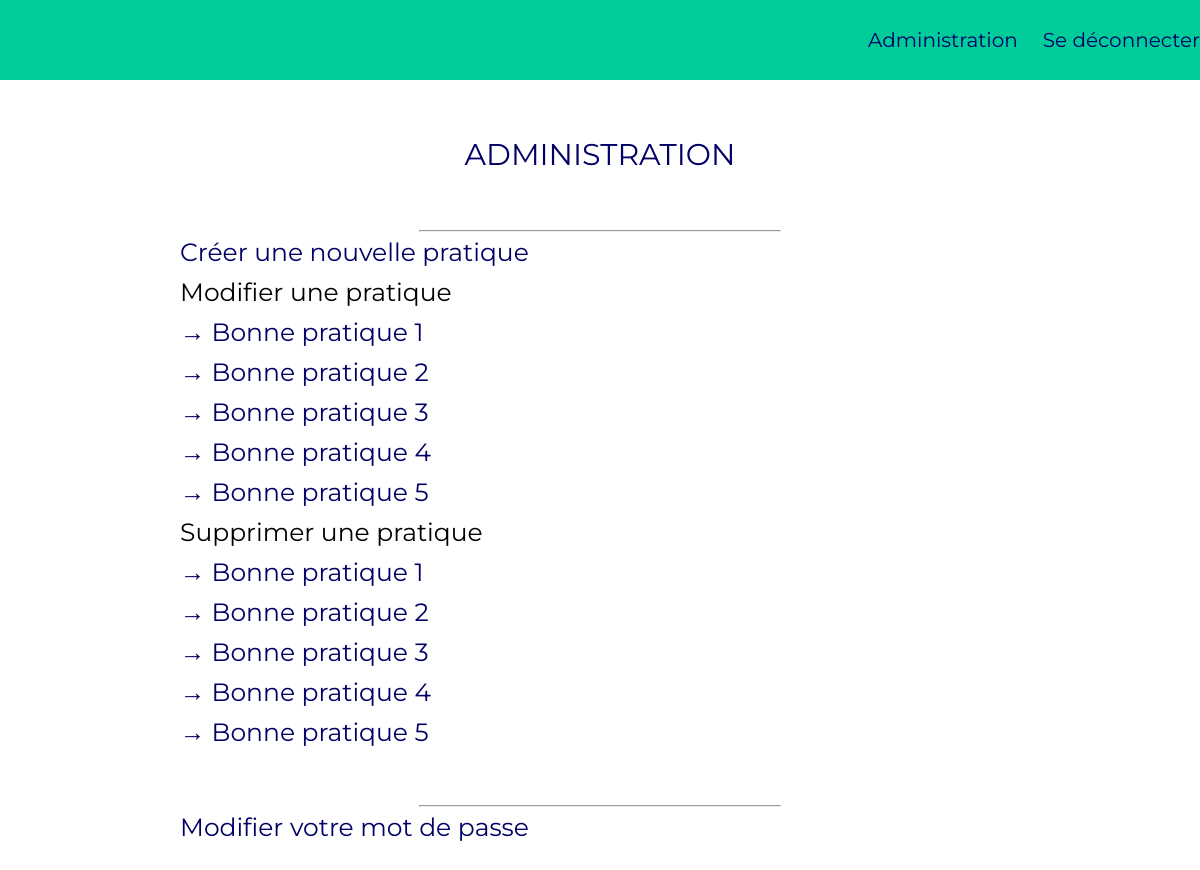
The page /index.php?controller=admin&action=index (signed in) on the database its author committed.
### tables this page shows
CREATE TABLE `article` (
  `id_article` int NOT NULL,
  `titre` varchar(100) NOT NULL,
  `description` text NOT NULL,
  `date_article` date NOT NULL,
  `id_user` int NOT NULL
);

### controllers/admin_controller.php (called while the page is built, shortened)
<?php
  class AdminController {
    public function index() {
      $admin = Articles::select();
      require_once('views/admin/index.php');
    }
  }
?>

### index.php (called while the page is built, shortened)
<?php
  require_once('views/layout.php');
?>

### models/articles.php (called while the page is built, shortened)
<?php
  class Articles {
    public function __construct($id_article, $titre, $description, $date_article) {
      $this->id_article = $id_article;
      $this->titre = $titre;
    }
    public static function select(){
      $list =[];
      $db = Db::getInstance();
      $query = $db->prepare('SELECT * FROM article');
      $query->execute();
      foreach($query->fetchAll() as $articles) {
      $list[] = new Articles($articles['id_article'], $articles['titre'], $articles['description'], $articles['date_article']);
      }
      return $list;
    }
}
?>

### views/admin/index.php (the view)
<?php require_once('header_admin.php');?>
<h1>ADMINISTRATION</h1>
<hr>
<div class="container-admin">
    <a href="index.php?controller=admin&action=creer">Créer une nouvelle pratique</a>
    <p>Modifier une pratique</p>
        <?php
            if($_SESSION['role'] === "administrateur"){
                foreach ($admin as $key){?>
            <ul>
                <a href="?controller=admin&action=modifier&id=<?=$key->id_article?>">&#8594; <?=$key->titre ?></a>
            </ul>
        <?php }} else {
            foreach ($editeur as $edit){?>
            <ul>
                <a href="?controller=admin&action=modifier&id=<?=$edit->id_article?>">&#8594; <?=$edit->titre ?></a>
            </ul>
       <?php }}?>
    <p>Supprimer une pratique</p>
        <?php
            if($_SESSION['role'] === "administrateur"){
                foreach ($admin as $key){?>
            <ul>
                <a class="delete" href="?controller=admin&action=deleteArticle&id=<?=$key->id_article?>">&#8594; <?=$key->titre ?></a>
            </ul>
        <?php }} else {
            foreach ($editeur as $edit){?>
            <ul>
                <a class="delete" href="?controller=admin&action=deleteArticle&id=<?=$edit->id_article?>">&#8594; <?=$edit->titre ?></a>
            </ul>
            <?php }}?>
</div>
<hr>
<div class="container-admin">
    <a href="?controller=admin&action=modifierPass&id=<?=$_SESSION['id_user']?>">Modifier votre mot de passe</a>
</div>

### style.css (style rules this page uses)
html, body, div, span, applet, object, iframe, h1, h2, h3, h4, h5, h6, p, blockquote, pre, a, abbr, acronym, address, big, cite, code, del, dfn, em, img, ins, kbd, q, s, samp, small, strike, strong, sub, sup, tt, var, b, u, i, center, dl, dt, dd, ol, ul, li, fieldset, form, label, legend, table, caption, tbody, tfoot, thead, tr, th, td, article, aside, canvas, details, embed, figure, figcaption, footer, header, hgroup, menu, nav, output, ruby, section, summary, time, mark, audio, video { margin: 0; padding: 0; border: 0; font-size: 100%; font: inherit; vertical-align: baseline; }
body { line-height: 1; }
ol, ul { list-style: none; }
h1 { color: rgb(0, 0, 102); font-family: "Montserrat", sans-serif; font-optical-sizing: auto; font-weight: 400; font-style: normal; font-size: 30px; display: flex; justify-content: center; margin: 5%; }
hr { width: 30%; color: rgb(0, 0, 102); }
.container-admin { display: flex; flex-direction: column; font-size: 25px; font-family: "Montserrat", sans-serif; font-optical-sizing: auto; font-weight: 400; font-style: normal; gap: 15px; margin: 0 15% 5%; }
.container-admin a { text-decoration: none; color: rgb(0, 0, 102); }

### rows shown on the page
article: titre "Bonne pratique 1"
article: titre "Bonne pratique 2"
article: titre "Bonne pratique 3"
article: titre "Bonne pratique 4"
article: titre "Bonne pratique 5"
